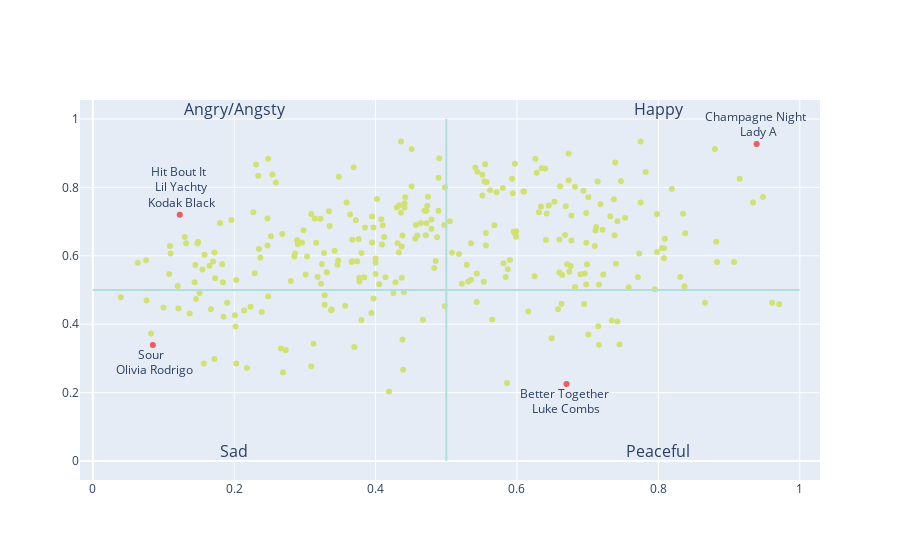

The notebook cell saved with this chart:
### Markdown cell above
### Mood 
        plotting energy vs valence
        high energy, valence = happy
        low energy, valence = sad
        high energy, low valence = angsty
        low energy, high valence = chill

### Code cell
import plotly.graph_objects as go

fig = go.Figure()

# Add traces
fig.add_trace(go.Scatter(x=af.valence, y=af.energy,
                    mode='markers',
                    name='markers',
                        showlegend=False,
                        marker = dict(color='#d2e174')
                        ))
fig.add_shape(type='line',
                x0=0,
                y0=0.5,
                x1=1,
                y1=0.5,
                line=dict(color='#afdfdd',),
                xref='x',
                yref='y'
)

fig.add_shape(type='line',
                x0=0.5,
                y0=0,
                x1=0.5,
                y1=1,
                line=dict(color='#afdfdd',),
                xref='x',
                yref='y'
)

#Add 4 song annotations
fig.add_trace(go.Scatter(
    x=[0.939, 0.0849, 0.123,0.67],
    y=[.927,0.339,0.72,0.225],
    mode='markers+text',
    text=['Champagne Night <br> Lady A','Sour <br> Olivia Rodrigo',
         'Hit Bout It <br> Lil Yachty<br> Kodak Black','Better Together <br>Luke Combs'],
    textposition=['top center', 'bottom center','top center','bottom center'],
    showlegend = False,
    marker = dict(color = '#ec5b68',)

))

fig.add_trace(go.Scatter(
    x=[.8,0.2,0.2,0.8],
    y=[1,0,1,0],
    mode='text',
    text=['Happy','Sad','Angry/Angsty','Peaceful'],
    textposition='top center',
    textfont=dict(
        size=16),
    showlegend=False
))

fig.show()

import chart_studio.plotly as py
py.plot(fig, filename = '2021_audiofeatures', auto_open=True)

### Figure 1 — Plotly figure (JSON) as saved in the notebook; plotly's stock layout.template omitted (floating-point values rounded to 4 significant figures; data arrays with more than 128 entries replaced by an {"elided": "..."} marker saying what was removed)
{"data": [{"marker": {"color": "#d2e174"}, "mode": "markers", "name": "markers", "showlegend": false, "type": "scatter", "x": {"elided": "296 float values"}, "y": {"elided": "296 float values"}}, {"marker": {"color": "#ec5b68"}, "mode": "markers+text", "showlegend": false, "text": ["Champagne Night <br> Lady A", "Sour <br> Olivia Rodrigo", "Hit Bout It <br> Lil Yachty<br> Kodak Black", "Better Together <br>Luke Combs"], "textposition": ["top center", "bottom center", "top center", "bottom center"], "type": "scatter", "x": [0.939, 0.0849, 0.123, 0.67], "y": [0.927, 0.339, 0.72, 0.225]}, {"mode": "text", "showlegend": false, "text": ["Happy", "Sad", "Angry/Angsty", "Peaceful"], "textfont": {"size": 16}, "textposition": "top center", "type": "scatter", "x": [0.8, 0.2, 0.2, 0.8], "y": [1, 0, 1, 0]}], "layout": {"shapes": [{"line": {"color": "#afdfdd"}, "type": "line", "x0": 0, "x1": 1, "xref": "x", "y0": 0.5, "y1": 0.5, "yref": "y"}, {"line": {"color": "#afdfdd"}, "type": "line", "x0": 0.5, "x1": 0.5, "xref": "x", "y0": 0, "y1": 1, "yref": "y"}]}}
